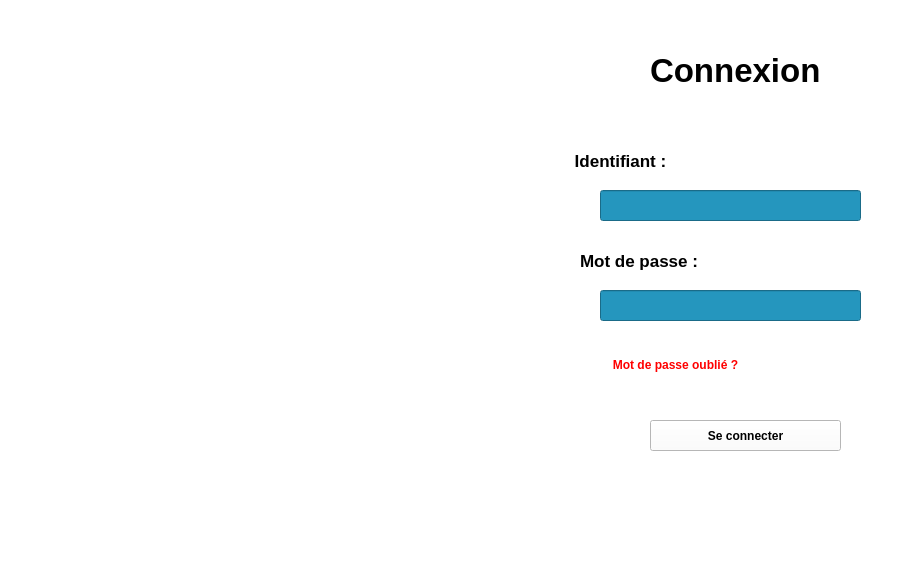
<?xml version="1.0" encoding="UTF-8"?>
<ui version="4.0">
 <class>login</class>
 <widget class="QDialog" name="login">
  <property name="geometry">
   <rect>
    <x>0</x>
    <y>0</y>
    <width>912</width>
    <height>587</height>
   </rect>
  </property>
  <property name="windowTitle">
   <string>Dialog</string>
  </property>
  <property name="styleSheet">
   <string notr="true">QLabel{
	background: #ffffff;
}
QWidget{
	background: #ffffff;
}
#line_id
 {
	   background-color: #2596be;
}
#line_password
 {
	   background-color: #2596be;
}
#forgotPasswordButton{
	background-color: transparent;
	border-radius: 10px;
	border: 2px solid  transparent;
    color: #FF0000;
}
</string>
  </property>
  <widget class="QWidget" name="widget" native="true">
   <property name="geometry">
    <rect>
     <x>0</x>
     <y>-1</y>
     <width>551</width>
     <height>581</height>
    </rect>
   </property>
   <widget class="QLabel" name="label">
    <property name="geometry">
     <rect>
      <x>-10</x>
      <y>0</y>
      <width>561</width>
      <height>571</height>
     </rect>
    </property>
    <property name="text">
     <string/>
    </property>
    <property name="pixmap">
     <pixmap resource="log.qrc">:/res/loggin</pixmap>
    </property>
   </widget>
  </widget>
  <widget class="QWidget" name="widget_2" native="true">
   <property name="geometry">
    <rect>
     <x>560</x>
     <y>0</y>
     <width>351</width>
     <height>581</height>
    </rect>
   </property>
   <widget class="QLabel" name="label_2">
    <property name="geometry">
     <rect>
      <x>90</x>
      <y>50</y>
      <width>211</width>
      <height>41</height>
     </rect>
    </property>
    <property name="font">
     <font>
      <pointsize>25</pointsize>
      <bold>true</bold>
     </font>
    </property>
    <property name="text">
     <string>Connexion</string>
    </property>
   </widget>
   <widget class="QLabel" name="label_3">
    <property name="geometry">
     <rect>
      <x>150</x>
      <y>90</y>
      <width>41</width>
      <height>61</height>
     </rect>
    </property>
    <property name="text">
     <string/>
    </property>
    <property name="pixmap">
     <pixmap resource="image15.qrc">:/res/icone15</pixmap>
    </property>
   </widget>
   <widget class="QLabel" name="label_4">
    <property name="geometry">
     <rect>
      <x>10</x>
      <y>130</y>
      <width>141</width>
      <height>61</height>
     </rect>
    </property>
    <property name="font">
     <font>
      <pointsize>13</pointsize>
      <italic>false</italic>
      <bold>true</bold>
      <underline>false</underline>
      <strikeout>false</strikeout>
     </font>
    </property>
    <property name="text">
     <string> Identifiant :</string>
    </property>
   </widget>
   <widget class="QLineEdit" name="line_id">
    <property name="geometry">
     <rect>
      <x>40</x>
      <y>190</y>
      <width>261</width>
      <height>31</height>
     </rect>
    </property>
   </widget>
   <widget class="QLabel" name="label_5">
    <property name="geometry">
     <rect>
      <x>20</x>
      <y>230</y>
      <width>161</width>
      <height>61</height>
     </rect>
    </property>
    <property name="font">
     <font>
      <pointsize>13</pointsize>
      <italic>false</italic>
      <bold>true</bold>
      <underline>false</underline>
      <strikeout>false</strikeout>
     </font>
    </property>
    <property name="text">
     <string>Mot de passe :</string>
    </property>
   </widget>
   <widget class="QLineEdit" name="line_password">
    <property name="geometry">
     <rect>
      <x>40</x>
      <y>290</y>
      <width>261</width>
      <height>31</height>
     </rect>
    </property>
    <property name="echoMode">
     <enum>QLineEdit::Password</enum>
    </property>
   </widget>
   <widget class="QPushButton" name="forgotPasswordButton">
    <property name="geometry">
     <rect>
      <x>30</x>
      <y>350</y>
      <width>171</width>
      <height>29</height>
     </rect>
    </property>
    <property name="font">
     <font>
      <bold>true</bold>
     </font>
    </property>
    <property name="text">
     <string>Mot de passe oublié ?</string>
    </property>
   </widget>
   <widget class="QPushButton" name="pushButton_3">
    <property name="geometry">
     <rect>
      <x>90</x>
      <y>420</y>
      <width>191</width>
      <height>31</height>
     </rect>
    </property>
    <property name="font">
     <font>
      <bold>true</bold>
     </font>
    </property>
    <property name="text">
     <string>Se connecter</string>
    </property>
   </widget>
  </widget>
 </widget>
 <resources>
  <include location="image15.qrc"/>
  <include location="log.qrc"/>
 </resources>
 <connections/>
</ui>
